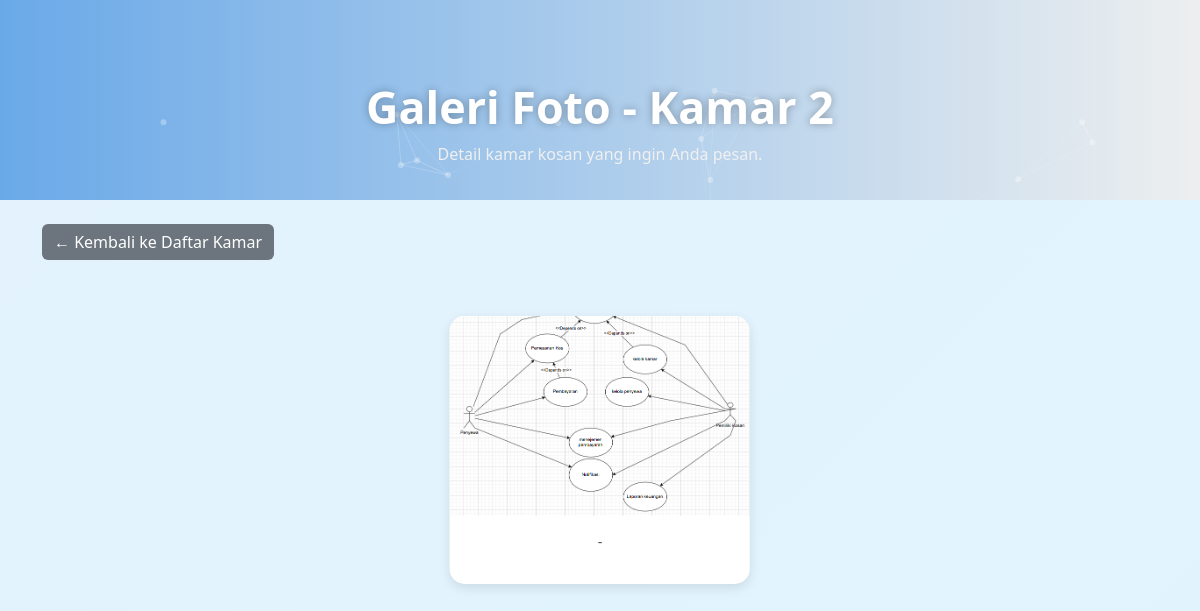
Screenshot of /commponent/lihat_foto_kamar.php?id_kamar=92 (signed in) with the database file from the repository.
### tables this page shows
CREATE TABLE `rooms` (
  `id` int(11) NOT NULL AUTO_INCREMENT,
  `number` varchar(50) NOT NULL,
  `price` decimal(10,2) NOT NULL,
  `status` enum('Kosong','Ditempati') NOT NULL,
  `facilities` text NOT NULL,
  `tenant_name` varchar(255) DEFAULT NULL,
  `tenant_phone` varchar(20) DEFAULT NULL,
  `tenant_email` varchar(255) NOT NULL,
  `tenant_date` date DEFAULT NULL,
  `last_payment_date` date DEFAULT NULL,
  `reminder_sent` tinyint(1) NOT NULL DEFAULT 0,
  `payment_status` enum('belum bayar','sudah bayar') NOT NULL,
  `days_left` int(11) NOT NULL,
  `user_id` int(10) unsigned NOT NULL,
  `photo` varchar(255) DEFAULT NULL,
  PRIMARY KEY (`id`),
  KEY `user_id` (`user_id`)
);

CREATE TABLE `foto_kamar` (
  `id` int(11) NOT NULL AUTO_INCREMENT,
  `id_kamar` int(11) NOT NULL,
  `nama_file` varchar(255) NOT NULL,
  `deskripsi` text DEFAULT NULL,
  PRIMARY KEY (`id`),
  KEY `id_kamar` (`id_kamar`),
  CONSTRAINT `foto_kamar_ibfk_1` FOREIGN KEY (`id_kamar`) REFERENCES `rooms` (`id`) ON DELETE CASCADE
);

### commponent/lihat_foto_kamar.php (the view, shortened to what this page needs)
<?php
$host = 'localhost';
$dbname = 'users';
$username = 'root';
$password = '';
try {
    $pdo = new PDO("mysql:host=$host;dbname=$dbname", $username, $password);
    $pdo->setAttribute(PDO::ATTR_ERRMODE, PDO::ERRMODE_EXCEPTION);
} catch (PDOException $e) {
    die("Koneksi gagal: " . $e->getMessage());
}
$id_kamar = isset($_GET['id_kamar']) ? (int)$_GET['id_kamar'] : 0;
$stmtKamar = $pdo->prepare("SELECT * FROM rooms WHERE id = ?");
$stmtKamar->execute([$id_kamar]);
$kamar = $stmtKamar->fetch(PDO::FETCH_ASSOC);
$stmtFoto = $pdo->prepare("SELECT * FROM foto_kamar WHERE id_kamar = ?");
$stmtFoto->execute([$id_kamar]);
$fotos = $stmtFoto->fetchAll(PDO::FETCH_ASSOC);
?>
<!DOCTYPE html>
<html lang="id">
<head>
    <link href="https://cdn.jsdelivr.net/npm/bootstrap@5.3.3/dist/css/bootstrap.min.css" rel="stylesheet">
    <link rel="stylesheet" href="https://cdn.jsdelivr.net/npm/swiper@11/swiper-bundle.min.css"/>
</head>
<body>
    <div class="hero-section">
        <div id="particles-js"></div>
        <div class="hero-content">
            <h2> Galeri Foto - Kamar <?= htmlspecialchars($kamar['number']) ?></h2>
            <p>Detail kamar kosan yang ingin Anda pesan.</p>
        </div>
    </div>
    <div class="container py-4">
        <a href="pesan.php?pemilik_id=<?= $kamar['user_id'] ?>" class="btn btn-secondary mb-3">← Kembali ke Daftar Kamar</a>
        <?php if (count($fotos) > 0): ?>
            <div class="swiper mySwiper">
                <div class="swiper-wrapper">
                    <?php foreach ($fotos as $foto): ?>
                        <div class="swiper-slide">
                            <div class="foto-card">
                                <img src="uploads/<?= htmlspecialchars($foto['nama_file']) ?>" alt="Foto Kamar">
                                <div class="card-body">
                                    <p><?= htmlspecialchars($foto['deskripsi'] ?? '-') ?></p>
                                </div>
                            </div>
                        </div>
                    <?php endforeach; ?>
                </div>
            </div>
        <?php else: ?>
            <p class="text-center">Tidak ada foto untuk kamar ini.</p>
        <?php endif; ?>
    </div>
</body>
</html>

### commponent/lihat_foto_kamar.php (style rules this page uses)
body { background: linear-gradient(-45deg, #e3f2fd, #bbdefb, #e1f5fe, #e3f2fd); background-size: 400% 400%; animation: gradientBG 15s ease infinite; font-family: 'Segoe UI', sans-serif; color: #333; margin: 0; padding: 0; }
.hero-section { position: relative; height: 200px; overflow: hidden; background: linear-gradient(to right,rgb(106, 169, 232),rgb(237, 239, 239)); color: white; text-align: center; padding-top: 80px; }
#particles-js { position: absolute; width: 100%; height: 100%; z-index: 1; }
.hero-content { position: relative; z-index: 2; }
.hero-content h2 { font-size: 2.8rem; font-weight: 600; text-shadow: 0 0 8px rgba(0,0,0,0.3); }
.hero-content p { font-size: 1rem; color: #f0f0f0; }
.btn-secondary { background-color: #6c757d; border: none; }
.swiper { padding: 40px 0; }
.swiper-slide { display: flex; justify-content: center; }
.foto-card { width: 300px; background: #ffffff; box-shadow: 0 4px 12px rgba(0,0,0,0.1); border-radius: 15px; overflow: hidden; transition: transform 0.3s ease; }
.foto-card img { width: 100%; height: 200px; object-fit: cover; }
.foto-card .card-body { padding: 15px; text-align: center; }
.foto-card .card-body p { font-size: 0.9rem; color: #555; }

### rows the page displays
rooms: number "2"
foto_kamar: nama_file (picture), deskripsi "-"
